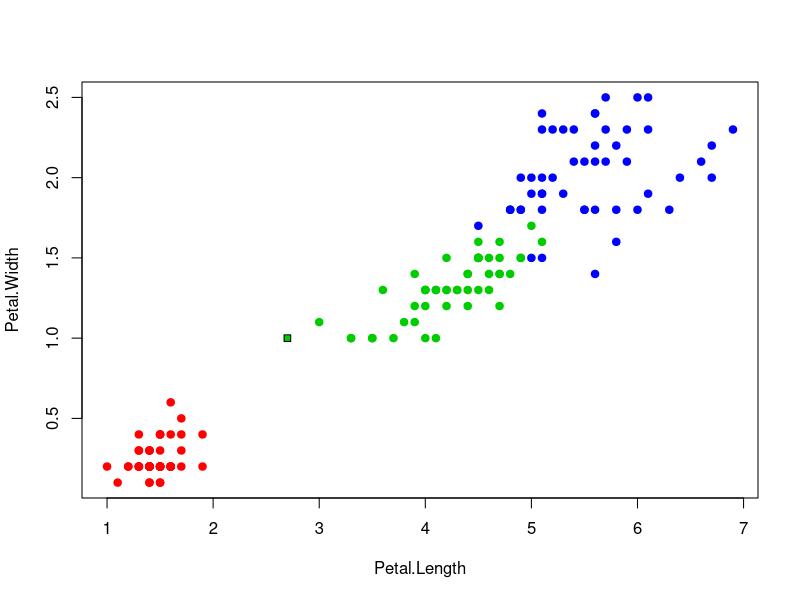

This figure's R source: (Note: a time limit stopped this script after it produced the figure.)
colors <- c("setosa" = "red", "versicolor" = "green3", "virginica" = "blue")

plot(iris[, 3:4], pch = 21, bg = colors[iris$Species],col = colors[iris$Species])

euclideanDistance <- function(u, v)

{

sqrt(sum((u - v)^2))

}

sortObjectsByDist <- function(xl, z, metricFunction =

euclideanDistance)

{

l <- dim(xl)[1]

n <- dim(xl)[2] - 1

distances <- matrix(NA, l, 2)

for (i in 1:l)

{

distances[i, ] <- c(i, metricFunction(xl[i, 1:n], z))

}

orderedXl <- xl[order(distances[, 2]), ]
return (orderedXl);

}
kwNN <- function(xl, z, k, q) 
{
  n <- dim(orderedXl)[2] - 1
  orderedXl <- sortObjectsByDist(xl, z, euclideanDistance)  
  classes <- orderedXl[1:k, n + 1] 
  counts <- table(classes)
   name <- c("setosa" = 0, "versicolor" = 0, "virginica" = 0)
  for (i in 1:k ){
    w <- q ^ i
    name[[classes[i]]] <- name[[classes[i]]] + w
  }
  class <- names(which.max(name))
  return (class)
}
z <- c(2.7, 1) 

xl <- iris[, 3:5] 

orderedXl <- sortObjectsByDist(xl, z)
class <- kwNN(xl, z,6,1)
points(z[1], z[2], pch = 22, bg = colors[class], asp = 1) 

Loo <- function(k,q,xl)

   {
    sum =0
    for(i in 1:dim(xl)[1])
       {
        tmpXL <- rbind(xl[1:i-1, ],
        xl[i+1:dim(xl)[1],])
        xi <- c(xl[i,1], xl[i,2])
        class <-kwNN(tmpXL,xi,k,q)
        if(class != xl[i,3])
        sum=sum+1
       }
   sum=sum/dim(xl)[1]
   return(sum)
  }
y <- rep(0,21)
kk <- 0
min <- 30
x <- 0
xx <- rep(0,21)
for(k in 1:21){
xx[k] <- x
y[k] <- Loo(6,x,xl)
if(y[k]<min){
min <- y[k]
kk <- k
}
x <- x+0.05
}
plot(xx,y,type="l")
label = paste("   K = ", 6, "\n","q = ",xx[kk],"\n   LOO = ", round(y[kk],3), sep = "")
text(0.9,y[kk],labels=label,pos=3)
